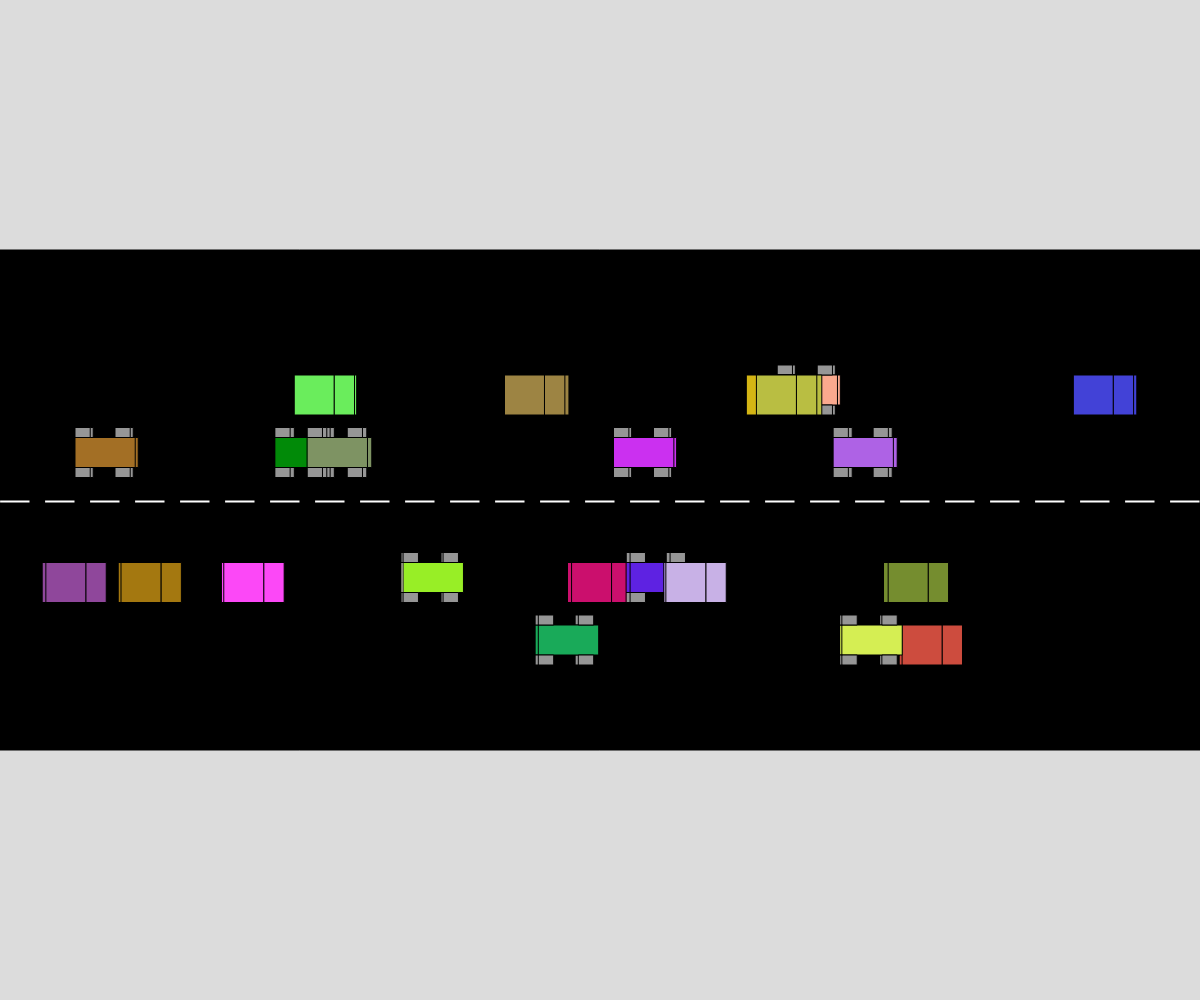
Frame 1 (no input)
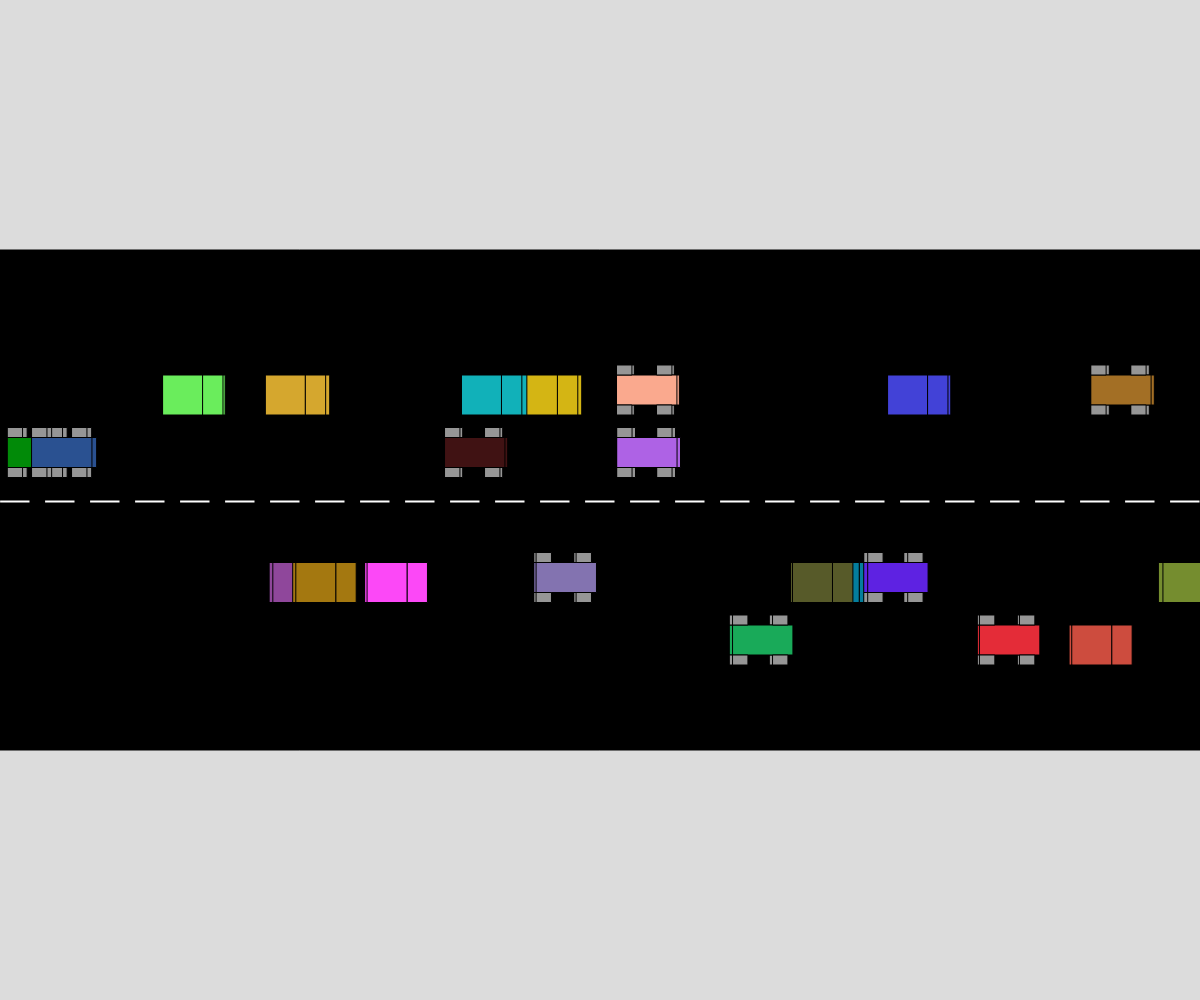
Frame 60 (no input)
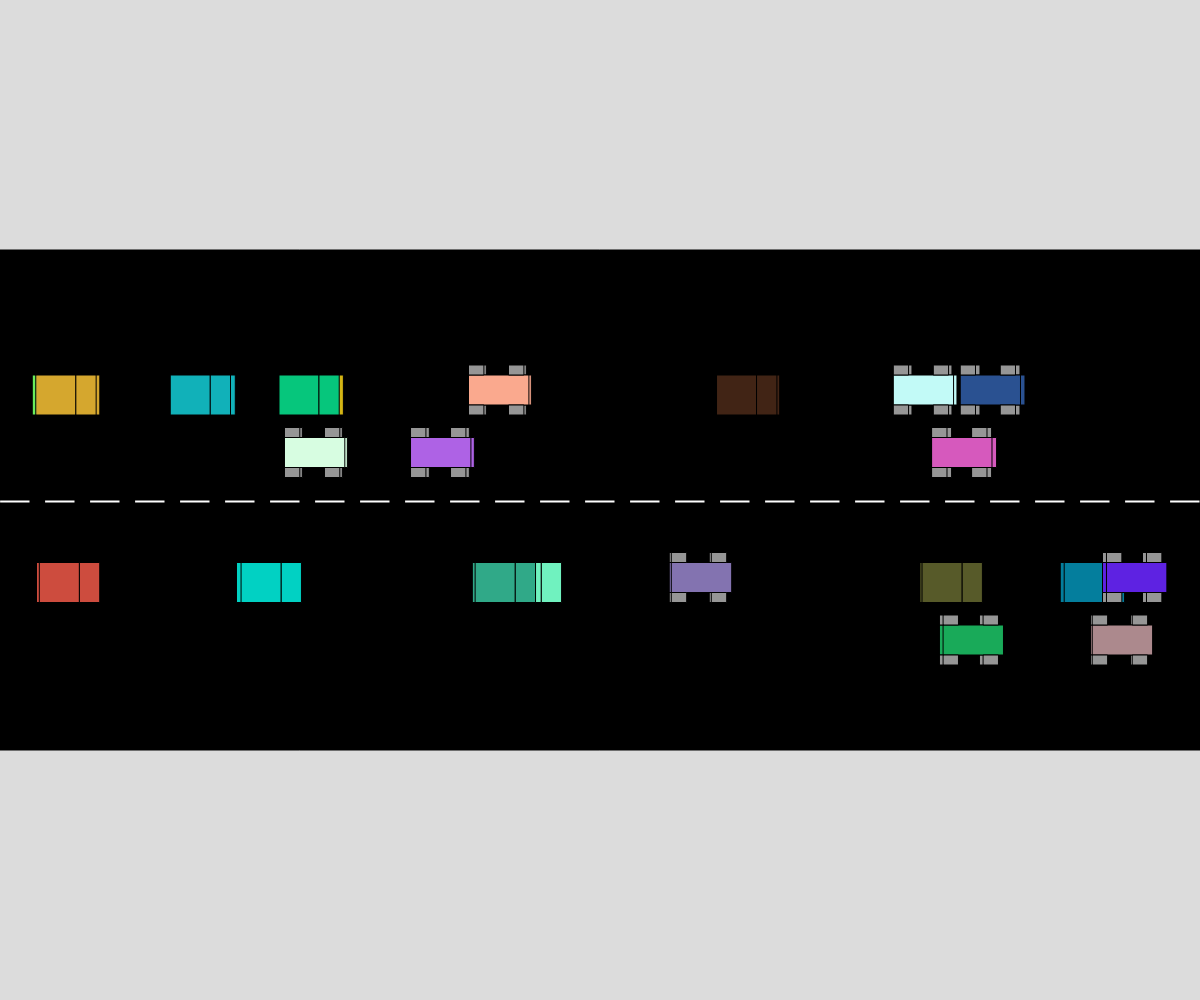
Frame 120 (the mouse pressed at the canvas centre since frame 60)

The p5.js sketch that drew these frames (run headless with seeded random() and noise() and a simulated clock; from frame 60 on, the mouse is pressed at the canvas centre):

// p5.js sketch
// ── sketch.js
// Project Title
// Your Name
// Date
//
// Extra for Experts:
// - describe what you did to take this project "above and beyond"

let Cars = [];
let botlane = [];
let toplane = []


let rectwidth = 45;
function setup() {
  
  createCanvas(windowWidth, windowHeight);
  botlane = [height/2+height/16,
              height/2+height/8]
  toplane = [height/2-height/16,
    height/2-height/8]

  
  for(let i = 0; i<=10;i++){
    let thelane = random(botlane);
    
    let type=int(random(0,2));
    Cars.push(new car(type,random(width),thelane,1));

  }
  for(let i = 0; i<=10;i++){
    let thelane = random(toplane);
    
    let type=int(random(0,2));
    Cars.push(new car(type,random(width),thelane,0));

  }
  
}


function draw() {
  background(220);
  drawRoad();
  for(let car of Cars){

    car.display();
    car.move();
    car.action();

  }
  
}


function drawRoad(){
  fill(0);
  rect(0,height/4,width,height/2);
 
  for (i=0; i<=width; i+=rectwidth){
    fill(255);
   
    rect(i,height/2,rectwidth-15,3);
  }
}
class car{
  constructor(type,x,y,direction){
    this.x = x; this.y = y; this.speed = random(2,5);this.type = type; this.direction = direction
    this.color = color(random(255),random(255),random(255))

  }
  display(){
    if(this.type === 0){
      fill(this.color);
      rect(this.x,this.y,40,40);
      rect(this.x+40,this.y,20,40);

    }
    else if(this.type === 1){
      fill(this.color);
      rect(this.x,this.y,60,30);
      fill(150);
      rect(this.x+40,this.y+30,15,10)
      rect(this.x,this.y+30,15,10)
      rect(this.x+40,this.y-10,15,10)
      rect(this.x,this.y-10,15,10)

    }
    
    

  }
  move(){
    if( this.direction === 1){
      this.x += this.speed;
      if(this.x > width){
      this.x = 0
      this.y = random(botlane);
      }    
    }
    if( this.direction === 0){
      this.x -= this.speed;
      if(this.x < 0){
      this.x = width;
      this.y = random(toplane);

      }
    }
  }
  
  changecolor(){
    this.color = color(random(255),random(255),random(255))

  }

  speedup(){
    this.speed += 0.2

  }

  speeddown(){
    this.speed -=0.2

  }
  action(){
    if (random(1)<0.01){
      this.speedup()
    }
    if (random(1)<0.01){
      this.speeddown()
    }
    if (random(1)<0.01){
      this.changecolor()
    }
    this.display();
  }


 
}
